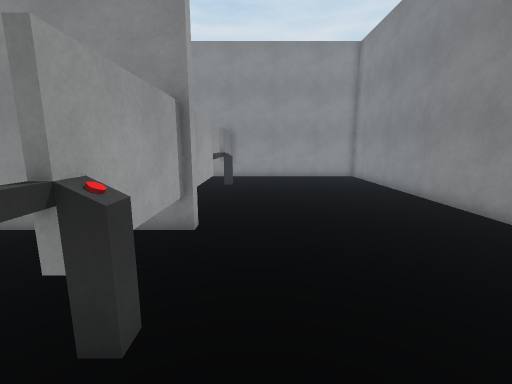
view 1 (above)

13 first-person views from a walk through a Unity game level. The camera is 1.4 m above the floor, tilts 10° down and sees 90° across. The floor is counted in squares, 0.6 m on a side. Each view is taken from the middle of a square. On the plan, view 1 faces up. The plan holds only what a view shows up to about 17 squares ahead; the rest is blank. The place goes on beyond the plan. The player character is not drawn. Surface patterns are stand-ins for the level's own textures.

view 2
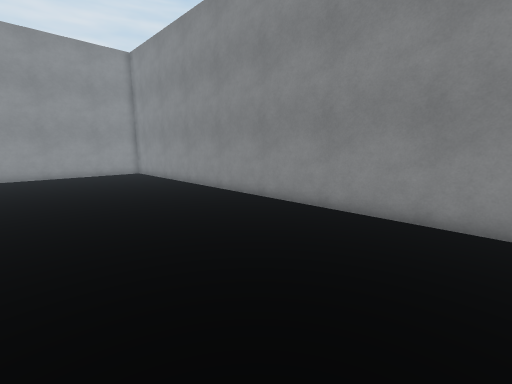

view 3
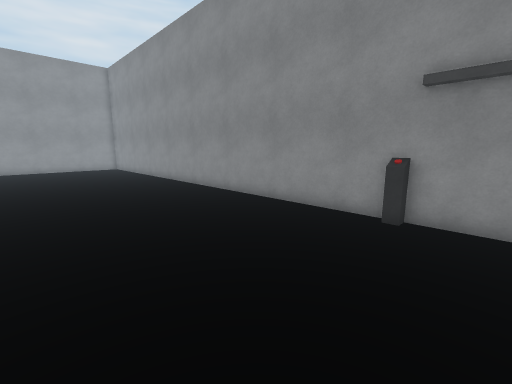

view 4
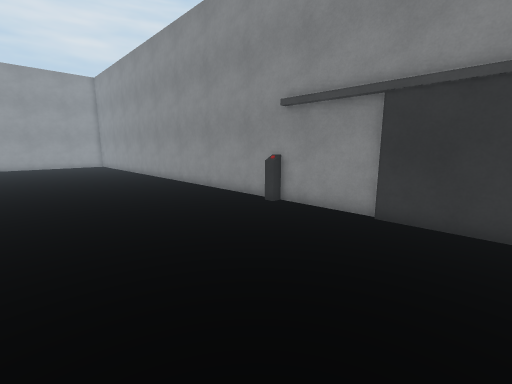

view 5
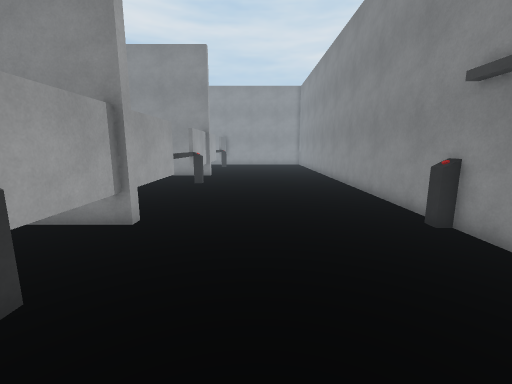

view 6
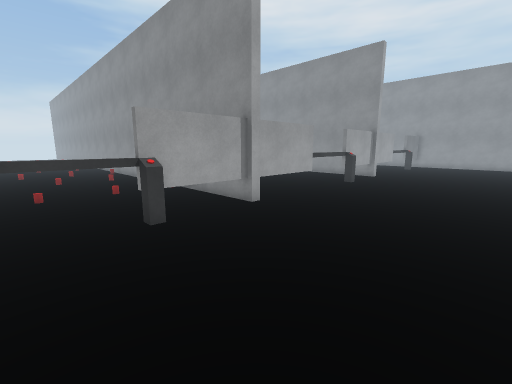

view 7
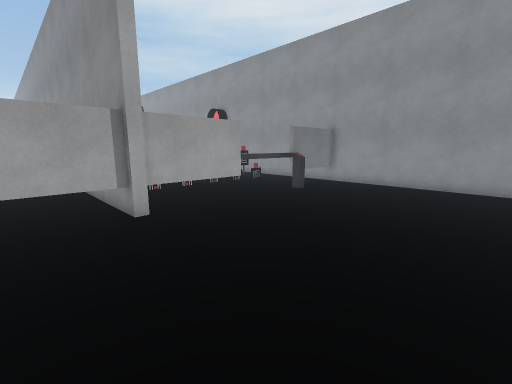

view 8
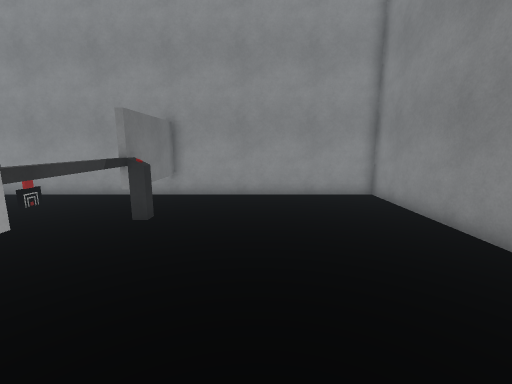

view 9
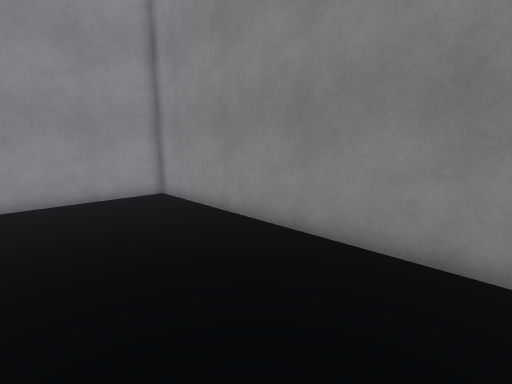

view 10
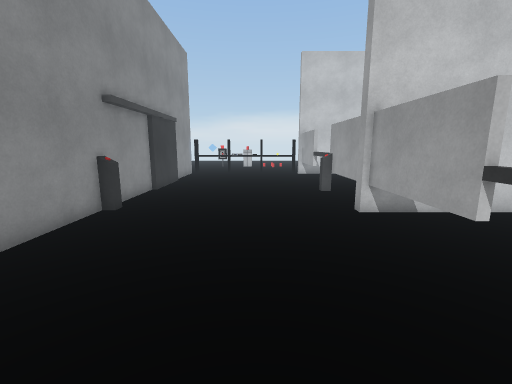

view 11
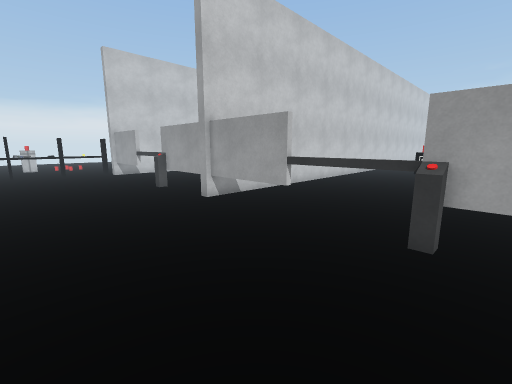

view 12
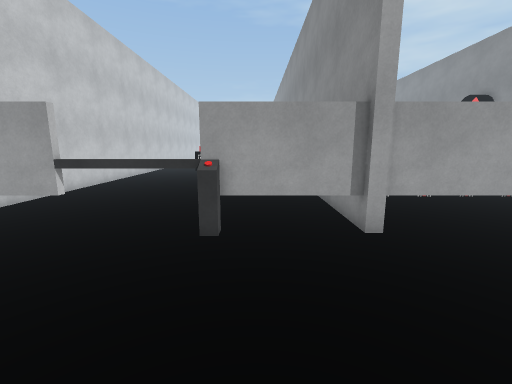

view 13
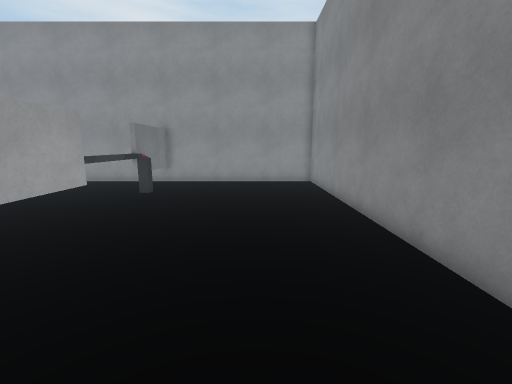

### Floor plan
Key: @ floor where view 1 was taken; # wall or solid block; x gap in a wall; . floor; T thing the floor can be seen under or through; O other object.
Columns run from 4 left of view 1 to 8 right of it. Each row starts with its distance up from view 1.
 21   ###########
 20   #.........#
 19   #.........#
 18  .#.........#
 17  .#.........#
 16  .O.........#
 15  .T.........#
 14  .T.........#
 13  .T.........#
 12  .x.........#
 11  .T.........#
 10  .T.........#
  9  .T.........#
  8   T.........#
  7 ###.........#
  6  .T.........#
  5  .T.........#
  4  .T.........#
  3  .O.........#
  2  .T.........#
  1  .T.........#
  0  .T.@.......#
 -1  .T.........#
 -2  .T.........#
 -3  .T.........#
 -4  .T.........#
 -5  .T.........#
 -6 ##T.........#
 -7  .T........OO
 -8  .T.........#
 -9  .T.........#
-10  .T.........#
-11  .O.........#
-12  .T.........#
-13  .T.........#
-14  #..........#

Positions as (right, up) in squares from view 1, and headings:
1: (0, 0), facing up
2: (-1, -3), facing up-right
3: (-1, -9), facing up-right
4: (-1, -14), facing up-right
5: (2, -14), facing up
6: (6, -14), facing up-left
7: (7, 4), facing up-left
8: (2, 8), facing up
9: (2, 8), facing up-right
10: (2, 3), facing down
11: (5, 4), facing down-left
12: (5, 4), facing left
13: (4, 3), facing up
